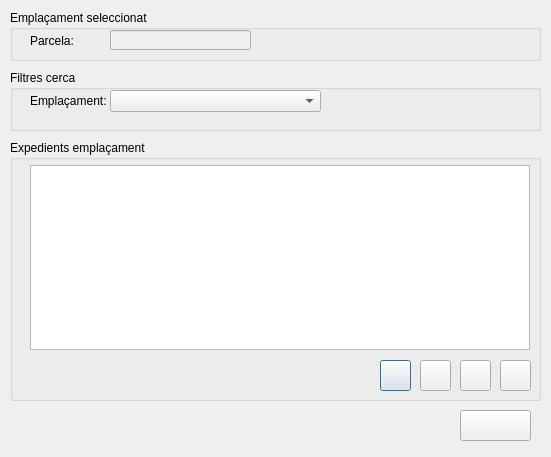
<?xml version="1.0" encoding="UTF-8"?>
<ui version="4.0">
 <class>Dialog</class>
 <widget class="QDialog" name="Dialog">
  <property name="geometry">
   <rect>
    <x>0</x>
    <y>0</y>
    <width>551</width>
    <height>457</height>
   </rect>
  </property>
  <property name="windowTitle">
   <string>Dialog</string>
  </property>
  <property name="toolTip">
   <string>Afegir</string>
  </property>
  <widget class="QGroupBox" name="gb1">
   <property name="geometry">
    <rect>
     <x>10</x>
     <y>10</y>
     <width>531</width>
     <height>51</height>
    </rect>
   </property>
   <property name="title">
    <string>Emplaçament seleccionat</string>
   </property>
   <widget class="QLineEdit" name="refcat">
    <property name="enabled">
     <bool>false</bool>
    </property>
    <property name="geometry">
     <rect>
      <x>100</x>
      <y>20</y>
      <width>141</width>
      <height>20</height>
     </rect>
    </property>
    <property name="maxLength">
     <number>14</number>
    </property>
   </widget>
   <widget class="QLabel" name="lblRef_2">
    <property name="geometry">
     <rect>
      <x>20</x>
      <y>20</y>
      <width>81</width>
      <height>21</height>
     </rect>
    </property>
    <property name="text">
     <string>Parcela:</string>
    </property>
   </widget>
  </widget>
  <widget class="QGroupBox" name="gb3">
   <property name="geometry">
    <rect>
     <x>10</x>
     <y>140</y>
     <width>531</width>
     <height>261</height>
    </rect>
   </property>
   <property name="title">
    <string>Expedients emplaçament</string>
   </property>
   <widget class="QPushButton" name="btnCreate">
    <property name="geometry">
     <rect>
      <x>370</x>
      <y>220</y>
      <width>31</width>
      <height>31</height>
     </rect>
    </property>
    <property name="text">
     <string/>
    </property>
    <property name="icon">
     <iconset>
      <normaloff>icons/plus.png</normaloff>icons/plus.png</iconset>
    </property>
    <property name="iconSize">
     <size>
      <width>23</width>
      <height>23</height>
     </size>
    </property>
   </widget>
   <widget class="QPushButton" name="btnUpdate">
    <property name="geometry">
     <rect>
      <x>410</x>
      <y>220</y>
      <width>31</width>
      <height>31</height>
     </rect>
    </property>
    <property name="toolTip">
     <string>Editar</string>
    </property>
    <property name="text">
     <string/>
    </property>
    <property name="icon">
     <iconset>
      <normaloff>icons/edit.png</normaloff>icons/edit.png</iconset>
    </property>
    <property name="iconSize">
     <size>
      <width>23</width>
      <height>23</height>
     </size>
    </property>
   </widget>
   <widget class="QPushButton" name="btnDelete">
    <property name="geometry">
     <rect>
      <x>450</x>
      <y>220</y>
      <width>31</width>
      <height>31</height>
     </rect>
    </property>
    <property name="toolTip">
     <string>Eliminar</string>
    </property>
    <property name="text">
     <string/>
    </property>
    <property name="icon">
     <iconset>
      <normaloff>icons/minus.png</normaloff>icons/minus.png</iconset>
    </property>
    <property name="iconSize">
     <size>
      <width>23</width>
      <height>23</height>
     </size>
    </property>
   </widget>
   <widget class="QTableView" name="tblExp">
    <property name="geometry">
     <rect>
      <x>20</x>
      <y>25</y>
      <width>500</width>
      <height>185</height>
     </rect>
    </property>
    <property name="dragEnabled">
     <bool>false</bool>
    </property>
    <property name="dragDropMode">
     <enum>QAbstractItemView::NoDragDrop</enum>
    </property>
    <property name="alternatingRowColors">
     <bool>true</bool>
    </property>
    <property name="selectionBehavior">
     <enum>QAbstractItemView::SelectRows</enum>
    </property>
    <property name="sortingEnabled">
     <bool>true</bool>
    </property>
   </widget>
   <widget class="QPushButton" name="btnRefresh">
    <property name="geometry">
     <rect>
      <x>490</x>
      <y>220</y>
      <width>31</width>
      <height>31</height>
     </rect>
    </property>
    <property name="toolTip">
     <string>Actualitzar</string>
    </property>
    <property name="text">
     <string/>
    </property>
    <property name="icon">
     <iconset>
      <normaloff>icons/refresh.png</normaloff>icons/refresh.png</iconset>
    </property>
    <property name="iconSize">
     <size>
      <width>23</width>
      <height>23</height>
     </size>
    </property>
   </widget>
  </widget>
  <widget class="QPushButton" name="btnClose">
   <property name="geometry">
    <rect>
     <x>460</x>
     <y>410</y>
     <width>71</width>
     <height>31</height>
    </rect>
   </property>
   <property name="toolTip">
    <string>Sortir</string>
   </property>
   <property name="text">
    <string/>
   </property>
   <property name="icon">
    <iconset>
     <normaloff>icons/exit.png</normaloff>icons/exit.png</iconset>
   </property>
   <property name="iconSize">
    <size>
     <width>24</width>
     <height>24</height>
    </size>
   </property>
  </widget>
  <widget class="QGroupBox" name="gb2">
   <property name="geometry">
    <rect>
     <x>10</x>
     <y>70</y>
     <width>531</width>
     <height>61</height>
    </rect>
   </property>
   <property name="title">
    <string>Filtres cerca</string>
   </property>
   <widget class="QComboBox" name="cboEmp">
    <property name="geometry">
     <rect>
      <x>100</x>
      <y>20</y>
      <width>211</width>
      <height>22</height>
     </rect>
    </property>
   </widget>
   <widget class="QLabel" name="lblRef_3">
    <property name="geometry">
     <rect>
      <x>20</x>
      <y>20</y>
      <width>81</width>
      <height>21</height>
     </rect>
    </property>
    <property name="text">
     <string>Emplaçament:</string>
    </property>
   </widget>
  </widget>
 </widget>
 <resources/>
 <connections/>
</ui>
